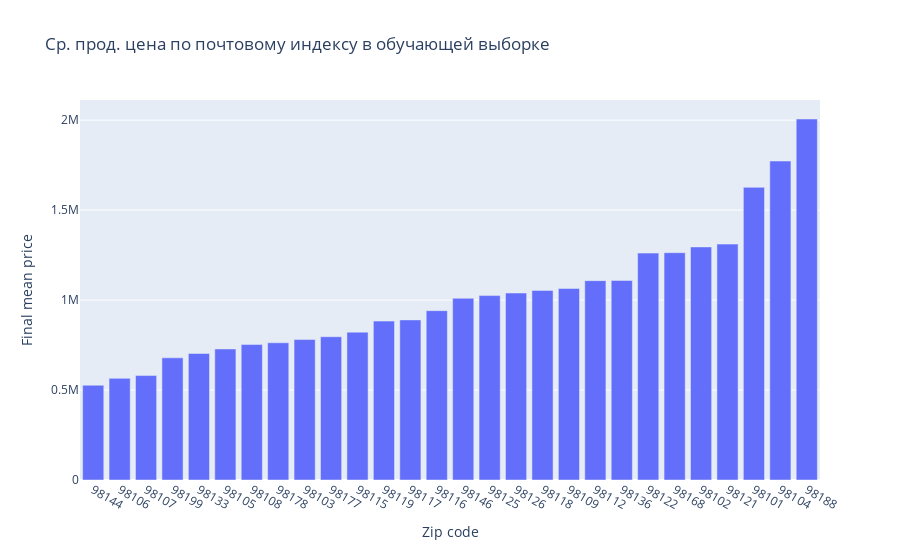

The notebook cell this image was saved under:
### Markdown cell above
Построим стобчатую диаграмму со средними продажными ценами по почтовому индексу:

### Code cell
fig = px.bar(x = df['zip_code'].unique(),
             y = df.groupby('zip_code')['price'].mean().sort_values(),
             labels = {'x': 'Zip code', 'y': 'Final mean price'},
             title = "Ср. прод. цена по почтовому индексу в обучающей выборке")
fig.update_xaxes(type='category')
fig.show()

### Figure 1 — Plotly figure (JSON) as saved in the notebook; plotly's stock layout.template omitted (floating-point values rounded to 4 significant figures)
{"data": [{"alignmentgroup": "True", "hovertemplate": "Zip code=%{x}<br>Final mean price=%{y}<extra></extra>", "legendgroup": "", "marker": {"color": "#636efa", "pattern": {"shape": ""}}, "name": "", "offsetgroup": "", "orientation": "v", "showlegend": false, "textposition": "auto", "type": "bar", "x": [98144, 98106, 98107, 98199, 98133, 98105, 98108, 98178, 98103, 98177, 98115, 98119, 98117, 98116, 98146, 98125, 98126, 98118, 98109, 98112, 98136, 98122, 98168, 98102, 98121, 98101, 98104, 98188], "xaxis": "x", "y": [526800.0, 565000, 580500, 678900.0, 703000.0, 728200.0, 752700.0, 762600.0, 780500.0, 796200.0, 821800.0, 883100.0, 889800.0, 941200.0, 1010000.0, 1025000.0, 1039000.0, 1054000.0, 1064300, 1108000.0, 1109000.0, 1261000.0, 1263000.0, 1295000.0, 1311000.0, 1626000.0, 1773000.0, 2006000.0], "yaxis": "y"}], "layout": {"barmode": "relative", "legend": {"tracegroupgap": 0}, "title": {"text": "Ср. прод. цена по почтовому индексу в обучающей выборке"}, "xaxis": {"anchor": "y", "domain": [0, 1], "title": {"text": "Zip code"}, "type": "category"}, "yaxis": {"anchor": "x", "domain": [0, 1], "title": {"text": "Final mean price"}}}}
